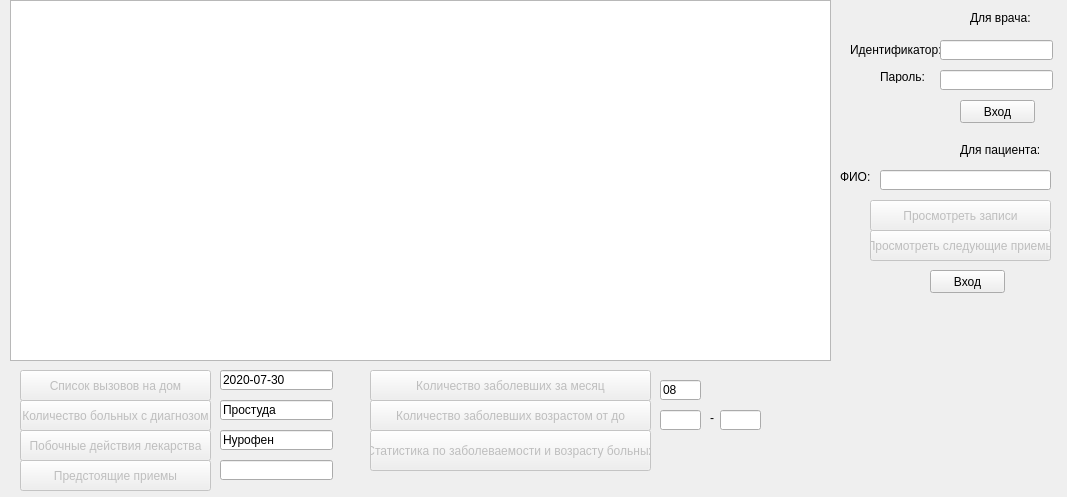
<?xml version="1.0" encoding="UTF-8"?>
<ui version="4.0">
 <class>Widget</class>
 <widget class="QWidget" name="Widget">
  <property name="geometry">
   <rect>
    <x>0</x>
    <y>0</y>
    <width>1067</width>
    <height>497</height>
   </rect>
  </property>
  <property name="windowTitle">
   <string>Widget</string>
  </property>
  <widget class="QTableView" name="tableView">
   <property name="geometry">
    <rect>
     <x>10</x>
     <y>0</y>
     <width>821</width>
     <height>361</height>
    </rect>
   </property>
  </widget>
  <widget class="QPushButton" name="pushButton">
   <property name="enabled">
    <bool>false</bool>
   </property>
   <property name="geometry">
    <rect>
     <x>20</x>
     <y>370</y>
     <width>191</width>
     <height>31</height>
    </rect>
   </property>
   <property name="text">
    <string>Список вызовов на дом</string>
   </property>
  </widget>
  <widget class="QPushButton" name="pushButton_2">
   <property name="enabled">
    <bool>false</bool>
   </property>
   <property name="geometry">
    <rect>
     <x>20</x>
     <y>400</y>
     <width>191</width>
     <height>31</height>
    </rect>
   </property>
   <property name="text">
    <string>Количество больных с диагнозом</string>
   </property>
  </widget>
  <widget class="QLineEdit" name="lineEdit">
   <property name="geometry">
    <rect>
     <x>220</x>
     <y>370</y>
     <width>113</width>
     <height>20</height>
    </rect>
   </property>
   <property name="text">
    <string>2020-07-30</string>
   </property>
  </widget>
  <widget class="QPushButton" name="pushButton_3">
   <property name="enabled">
    <bool>false</bool>
   </property>
   <property name="geometry">
    <rect>
     <x>20</x>
     <y>430</y>
     <width>191</width>
     <height>31</height>
    </rect>
   </property>
   <property name="text">
    <string>Побочные действия лекарствa</string>
   </property>
  </widget>
  <widget class="QPushButton" name="pushButton_4">
   <property name="enabled">
    <bool>false</bool>
   </property>
   <property name="geometry">
    <rect>
     <x>20</x>
     <y>460</y>
     <width>191</width>
     <height>31</height>
    </rect>
   </property>
   <property name="text">
    <string>Предстоящие приемы</string>
   </property>
  </widget>
  <widget class="QPushButton" name="pushButton_5">
   <property name="enabled">
    <bool>false</bool>
   </property>
   <property name="geometry">
    <rect>
     <x>370</x>
     <y>370</y>
     <width>281</width>
     <height>31</height>
    </rect>
   </property>
   <property name="text">
    <string>Количество заболевших за месяц</string>
   </property>
  </widget>
  <widget class="QPushButton" name="pushButton_6">
   <property name="enabled">
    <bool>false</bool>
   </property>
   <property name="geometry">
    <rect>
     <x>370</x>
     <y>400</y>
     <width>281</width>
     <height>31</height>
    </rect>
   </property>
   <property name="text">
    <string>Количество заболевших возрастом от до</string>
   </property>
  </widget>
  <widget class="QLineEdit" name="lineEdit_2">
   <property name="geometry">
    <rect>
     <x>220</x>
     <y>400</y>
     <width>113</width>
     <height>20</height>
    </rect>
   </property>
   <property name="text">
    <string>Простуда</string>
   </property>
  </widget>
  <widget class="QLineEdit" name="lineEdit_3">
   <property name="geometry">
    <rect>
     <x>220</x>
     <y>430</y>
     <width>113</width>
     <height>20</height>
    </rect>
   </property>
   <property name="text">
    <string>Нурофен</string>
   </property>
  </widget>
  <widget class="QLineEdit" name="lineEdit_4">
   <property name="geometry">
    <rect>
     <x>220</x>
     <y>460</y>
     <width>113</width>
     <height>20</height>
    </rect>
   </property>
  </widget>
  <widget class="QLabel" name="label_2">
   <property name="geometry">
    <rect>
     <x>20</x>
     <y>320</y>
     <width>911</width>
     <height>31</height>
    </rect>
   </property>
   <property name="text">
    <string/>
   </property>
  </widget>
  <widget class="QLabel" name="label">
   <property name="geometry">
    <rect>
     <x>850</x>
     <y>40</y>
     <width>101</width>
     <height>20</height>
    </rect>
   </property>
   <property name="text">
    <string>Идентификатор:</string>
   </property>
  </widget>
  <widget class="QLabel" name="label_3">
   <property name="geometry">
    <rect>
     <x>880</x>
     <y>70</y>
     <width>47</width>
     <height>13</height>
    </rect>
   </property>
   <property name="text">
    <string>Пароль:</string>
   </property>
  </widget>
  <widget class="QLineEdit" name="lineEdit_5">
   <property name="geometry">
    <rect>
     <x>940</x>
     <y>40</y>
     <width>113</width>
     <height>20</height>
    </rect>
   </property>
  </widget>
  <widget class="QLineEdit" name="lineEdit_6">
   <property name="geometry">
    <rect>
     <x>940</x>
     <y>70</y>
     <width>113</width>
     <height>20</height>
    </rect>
   </property>
  </widget>
  <widget class="QPushButton" name="pushButton_7">
   <property name="geometry">
    <rect>
     <x>960</x>
     <y>100</y>
     <width>75</width>
     <height>23</height>
    </rect>
   </property>
   <property name="text">
    <string>Вход</string>
   </property>
  </widget>
  <widget class="QLabel" name="label_4">
   <property name="geometry">
    <rect>
     <x>970</x>
     <y>10</y>
     <width>61</width>
     <height>16</height>
    </rect>
   </property>
   <property name="text">
    <string>Для врача:</string>
   </property>
  </widget>
  <widget class="QLabel" name="label_5">
   <property name="geometry">
    <rect>
     <x>960</x>
     <y>140</y>
     <width>81</width>
     <height>20</height>
    </rect>
   </property>
   <property name="text">
    <string>Для пациента:</string>
   </property>
  </widget>
  <widget class="QPushButton" name="pushButton_12">
   <property name="enabled">
    <bool>false</bool>
   </property>
   <property name="geometry">
    <rect>
     <x>870</x>
     <y>200</y>
     <width>181</width>
     <height>31</height>
    </rect>
   </property>
   <property name="text">
    <string>Просмотреть записи</string>
   </property>
  </widget>
  <widget class="QPushButton" name="pushButton_13">
   <property name="enabled">
    <bool>false</bool>
   </property>
   <property name="geometry">
    <rect>
     <x>870</x>
     <y>230</y>
     <width>181</width>
     <height>31</height>
    </rect>
   </property>
   <property name="text">
    <string>Просмотреть следующие приемы</string>
   </property>
  </widget>
  <widget class="QLabel" name="label_6">
   <property name="geometry">
    <rect>
     <x>840</x>
     <y>170</y>
     <width>47</width>
     <height>13</height>
    </rect>
   </property>
   <property name="text">
    <string>ФИО:</string>
   </property>
  </widget>
  <widget class="QLineEdit" name="lineEdit_7">
   <property name="geometry">
    <rect>
     <x>880</x>
     <y>170</y>
     <width>171</width>
     <height>20</height>
    </rect>
   </property>
  </widget>
  <widget class="QPushButton" name="pushButton_14">
   <property name="geometry">
    <rect>
     <x>930</x>
     <y>270</y>
     <width>75</width>
     <height>23</height>
    </rect>
   </property>
   <property name="text">
    <string>Вход</string>
   </property>
  </widget>
  <widget class="QLineEdit" name="lineEdit_8">
   <property name="geometry">
    <rect>
     <x>660</x>
     <y>380</y>
     <width>41</width>
     <height>20</height>
    </rect>
   </property>
   <property name="text">
    <string>08</string>
   </property>
  </widget>
  <widget class="QLineEdit" name="lineEdit_9">
   <property name="geometry">
    <rect>
     <x>660</x>
     <y>410</y>
     <width>41</width>
     <height>20</height>
    </rect>
   </property>
  </widget>
  <widget class="QLineEdit" name="lineEdit_10">
   <property name="geometry">
    <rect>
     <x>720</x>
     <y>410</y>
     <width>41</width>
     <height>20</height>
    </rect>
   </property>
  </widget>
  <widget class="QLabel" name="label_7">
   <property name="geometry">
    <rect>
     <x>710</x>
     <y>410</y>
     <width>16</width>
     <height>16</height>
    </rect>
   </property>
   <property name="text">
    <string>-</string>
   </property>
  </widget>
  <widget class="QPushButton" name="pushButton_8">
   <property name="enabled">
    <bool>false</bool>
   </property>
   <property name="geometry">
    <rect>
     <x>370</x>
     <y>430</y>
     <width>281</width>
     <height>41</height>
    </rect>
   </property>
   <property name="text">
    <string>Статистика по заболеваемости и возрасту больных</string>
   </property>
  </widget>
 </widget>
 <resources/>
 <connections/>
</ui>
